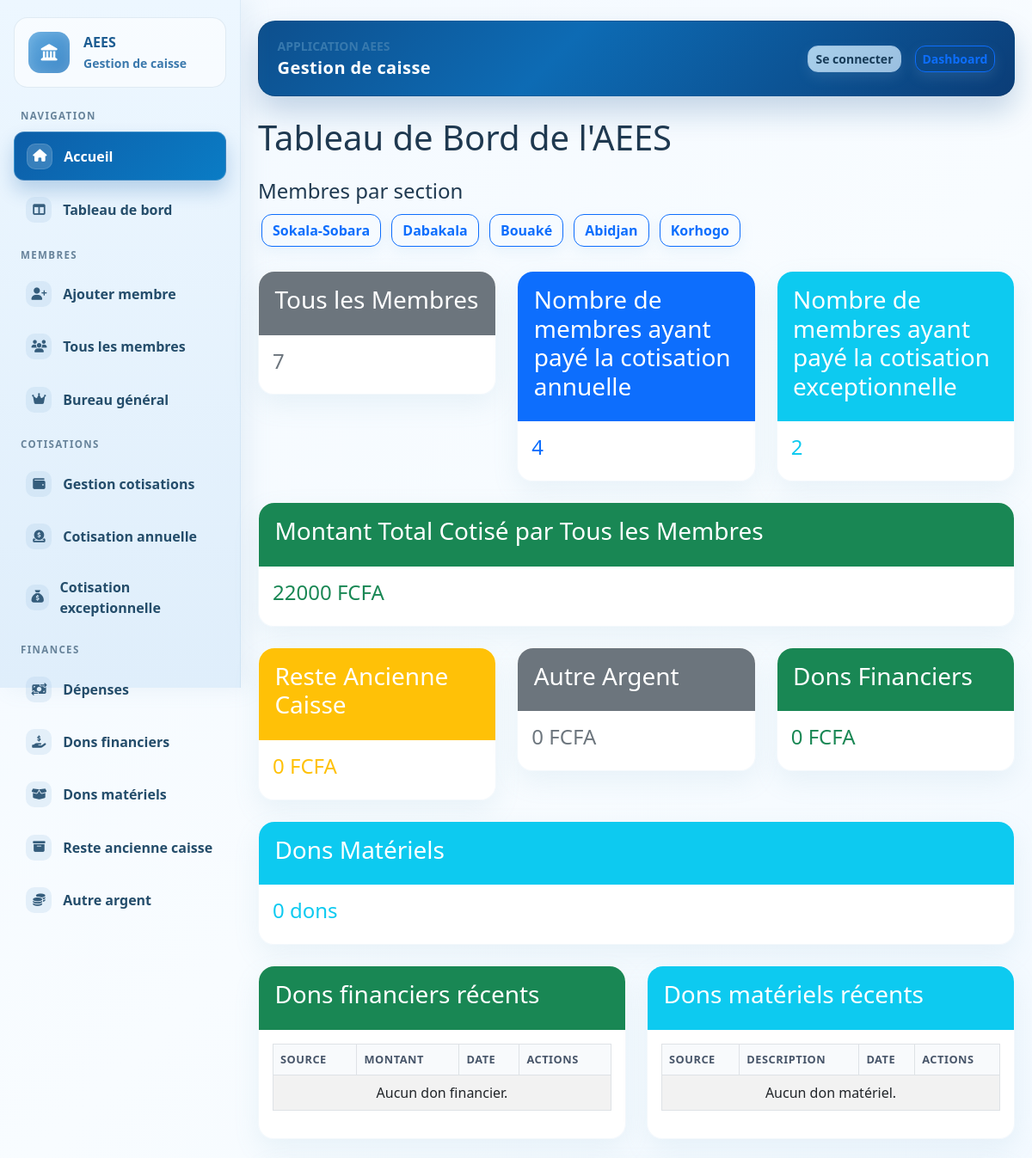
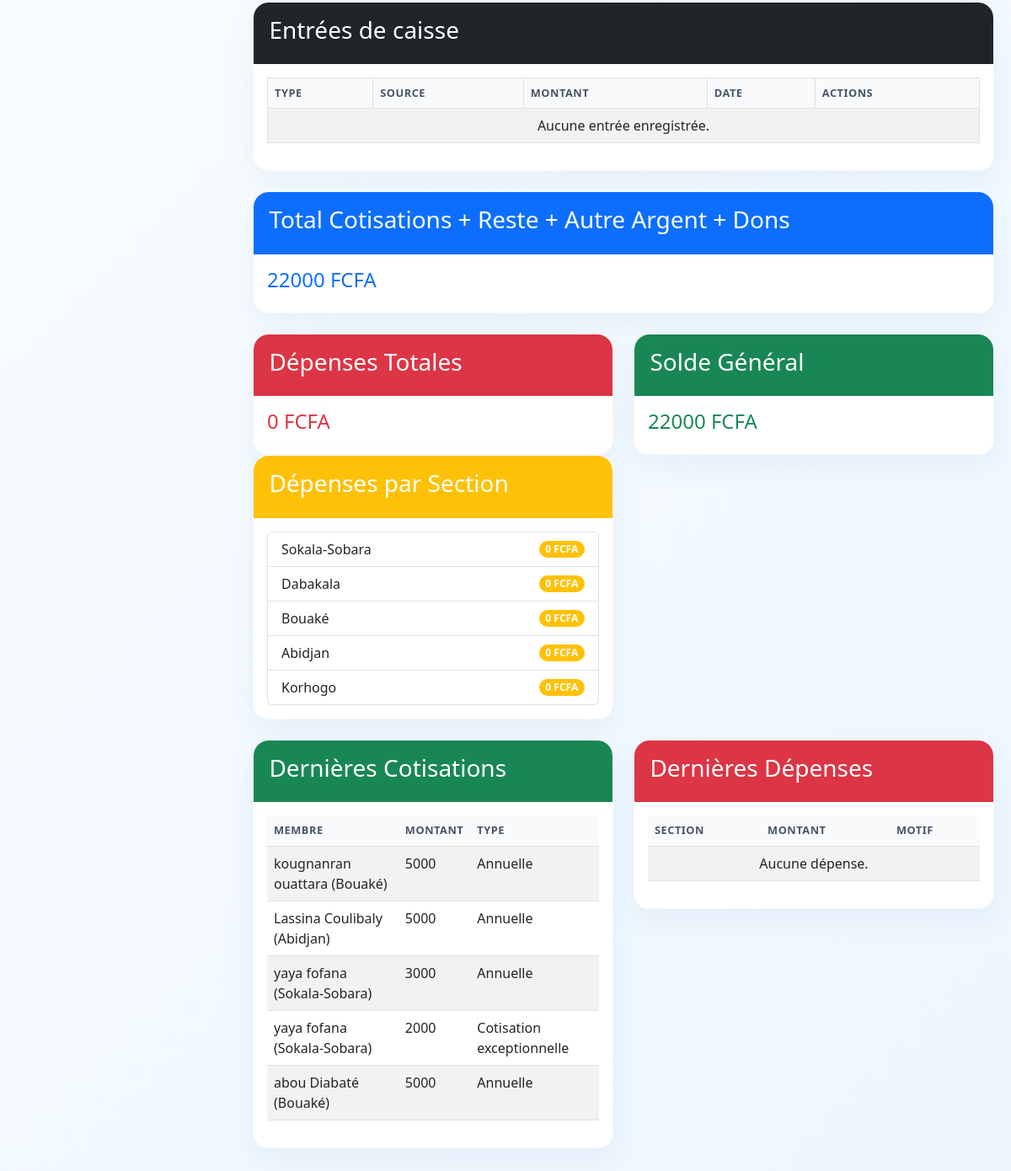
The page /dashboard/ on the database as committed earlier (2 pictures, top to bottom).
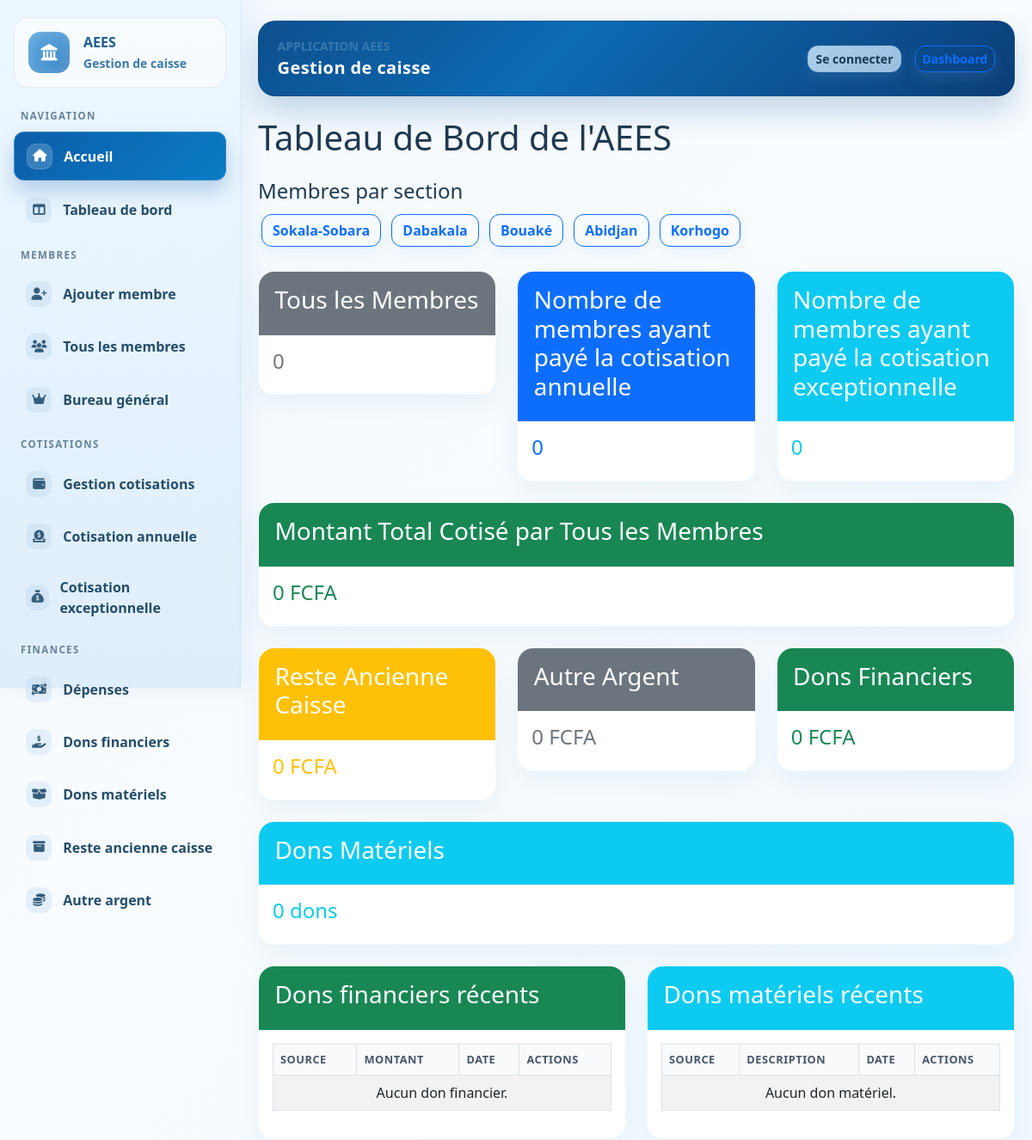
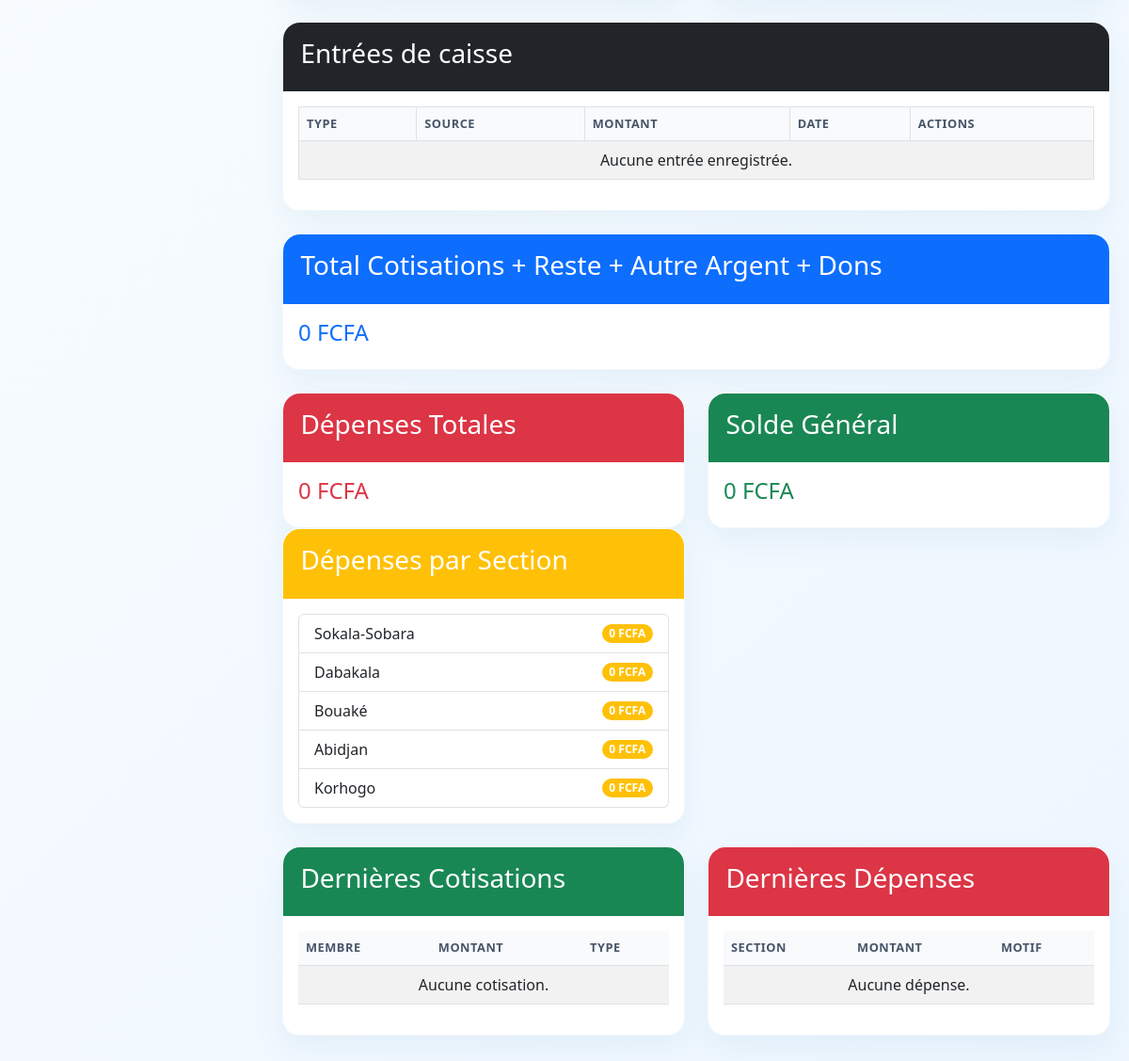
The same page on the database as committed later (2 pictures, top to bottom).
### caisse/models.py (models this page shows, shortened)
class Section(models.Model):
    nom = models.CharField(max_length=100, unique=True)
    class Meta:
        verbose_name = 'section'
        verbose_name_plural = 'sections'

class Cotisation(models.Model):
    TYPE_CHOICES = [
        ('ANNUELLE', 'Annuelle'),
        ('BOOSTER', 'Cotisation exceptionnelle'),
    ]
    membre = models.ForeignKey(Membre, on_delete=models.CASCADE)
    montant = models.DecimalField(max_digits=10, decimal_places=2)
    type = models.CharField(max_length=8, choices=TYPE_CHOICES)
    date = models.DateTimeField(auto_now_add=True)
    class Meta:
        verbose_name = 'cotisation'
        verbose_name_plural = 'cotisations'
        indexes = [
            models.Index(fields=['membre']),
            models.Index(fields=['type']),
            models.Index(fields=['date']),
        ]

class Membre(models.Model):
    nom = models.CharField(max_length=100)
    prenom = models.CharField(max_length=100)
    numero_telephone = models.CharField(max_length=20, blank=True)
    niveau_etude = models.CharField(max_length=100, blank=True)
    poste_section = models.CharField(max_length=100, blank=True)
    poste_bureau_general = models.CharField(max_length=100, blank=True)
    section = models.ForeignKey(Section, on_delete=models.CASCADE)
    est_membre_bureau_general = models.BooleanField(default=False)
    def __str__(self):
        return f"{self.prenom} {self.nom} ({self.section.nom})"
    class Meta:
        verbose_name = 'membre'
        verbose_name_plural = 'membres'
        indexes = [
            models.Index(fields=['nom', 'prenom']),
            models.Index(fields=['section']),
            models.Index(fields=['est_membre_bureau_general']),
        ]

### caisse/views.py (the view, shortened to what this page needs)
# urls.py: path('dashboard/', views.dashboard, name='dashboard'),
def dashboard(request):
    ensure_default_sections()
    cotisations_par_section = {}
    depenses_par_section = {}
    for section in Section.objects.all():
        cotisations = Cotisation.objects.filter(membre__section=section).aggregate(sum=Sum('montant'))['sum'] or 0
        depenses = Depense.objects.filter(section=section).aggregate(sum=Sum('montant'))['sum'] or 0
        cotisations_par_section[section.nom] = cotisations
        depenses_par_section[section.nom] = depenses
    total_cotisations = Cotisation.objects.aggregate(sum=Sum('montant'))['sum'] or 0
    total_depenses = Depense.objects.aggregate(sum=Sum('montant'))['sum'] or 0
    total_dons_financiers = DonFinancier.objects.aggregate(sum=Sum('montant'))['sum'] or 0
    total_reste_ancienne_caisse = ResteAncienneCaisse.objects.aggregate(sum=Sum('montant'))['sum'] or 0
    total_autre_argent = AutreArgent.objects.aggregate(sum=Sum('montant'))['sum'] or 0
    solde_general = total_cotisations + total_dons_financiers + total_reste_ancienne_caisse + total_autre_argent - total_depenses
    total_entrees = total_cotisations + total_reste_ancienne_caisse + total_autre_argent + total_dons_financiers
    total_dons_materiels = DonMateriel.objects.count()
    total_membres = Membre.objects.count()
    membres_payeurs_annuelle = Cotisation.objects.filter(type='ANNUELLE').values('membre').distinct().count()
    membres_payeurs_autre = Cotisation.objects.filter(type='BOOSTER').values('membre').distinct().count()
    toutes_cotisations = Cotisation.objects.all()
    toutes_depenses = Depense.objects.all()
    dons_financiers_recents = DonFinancier.objects.order_by('-date')[:10]
    dons_materiels_recents = DonMateriel.objects.order_by('-date')[:10]
    entrees_dashboard = []
    entrees_dashboard.sort(key=lambda item: item['date'], reverse=True)
    sections = Section.objects.all()
    return render(request, 'caisse/dashboard.html', {
        'sections': sections,
        'cotisations_par_section': cotisations_par_section,
        'depenses_par_section': depenses_par_section,
        'total_depenses': total_depenses,
        'total_cotisations': total_cotisations,
        'total_dons_financiers': total_dons_financiers,
        'total_reste_ancienne_caisse': total_reste_ancienne_caisse,
        'total_autre_argent': total_autre_argent,
        'solde_general': solde_general,
        'total_entrees': total_entrees,
        'total_dons_materiels': total_dons_materiels,
        'total_membres': total_membres,
        'membres_payeurs_annuelle': membres_payeurs_annuelle,
        'membres_payeurs_autre': membres_payeurs_autre,
        'toutes_cotisations': toutes_cotisations,
        'toutes_depenses': toutes_depenses,
        'dons_financiers_recents': dons_financiers_recents,
        'dons_materiels_recents': dons_materiels_recents,
        'entrees_dashboard': entrees_dashboard,
    })

### caisse/views.py (called while the page is built)
def ensure_default_sections():
    for bad_name, good_name in DEFAULT_SECTION_NAME_REPAIRS.items():
        Section.objects.filter(nom=bad_name).update(nom=good_name)
    if Section.objects.count() == 0:
        for nom in DEFAULT_AEES_SECTIONS:
            Section.objects.get_or_create(nom=nom)

### caisse/templates/caisse/dashboard.html (shortened to what the changed rows need)
{% extends 'caisse/base.html' %}
{% block content %}
<h1 class="mb-4">Tableau de Bord de l'AEES</h1>
<div class="mb-4">
<div class="mt-2">
    {% for section in sections %}
        <a href="{% url 'caisse:membre_list' %}?section={{ section.id }}"
           class="btn btn-outline-primary m-1">
            {{ section.nom }}
        </a>
    {% empty %}
        <p>Aucune section disponible.</p>
    {% endfor %}
</div>
<div class="row mt-4">
    <div class="col-md-4">
        <div class="card">
            <div class="card-body">
                <h4 class="text-secondary">{{ total_membres }}</h4>
            </div>
        </div>
    </div>
    <div class="col-md-4">
        <div class="card">
            <div class="card-body">
                <h4 class="text-primary">{{ membres_payeurs_annuelle }}</h4>
            </div>
        </div>
    </div>
    <div class="col-md-4">
        <div class="card">
            <div class="card-body">
                <h4 class="text-info">{{ membres_payeurs_autre }}</h4>
            </div>
        </div>
    </div>
</div>
<div class="row mt-4">
    <div class="col-md-12">
        <div class="card">
            <div class="card-body">
                <h4 class="text-success">{{ total_cotisations|floatformat:0 }} FCFA</h4>
            </div>
        </div>
    </div>
</div>
<div class="row mt-4">
    <div class="col-md-6">
        <div class="card">
            <div class="card-body">
                <div class="table-responsive">
                    <table class="table table-striped table-bordered">
                        <thead>
                            <tr>
                                <th>Source</th>
                                <th>Montant</th>
                                <th>Date</th>
                                <th>Actions</th>
                            </tr>
                        </thead>
                    </table>
                </div>
            </div>
        </div>
    </div>
    <div class="col-md-6">
        <div class="card">
            <div class="card-body">
                <div class="table-responsive">
                    <table class="table table-striped table-bordered">
                        <thead>
                            <tr>
                                <th>Source</th>
                                <th>Description</th>
                                <th>Date</th>
                                <th>Actions</th>
                            </tr>
                        </thead>
                    </table>
                </div>
            </div>
        </div>
    </div>
</div>
<div class="row mt-4">
    <div class="col-md-12">
        <div class="card">
            <div class="card-body">
                <div class="table-responsive">
                    <table class="table table-striped table-bordered">
                        <thead>
                            <tr>
                                <th>Type</th>
                                <th>Source</th>
                                <th>Montant</th>
                                <th>Date</th>
                                <th>Actions</th>
                            </tr>
                        </thead>
                    </table>
                </div>
            </div>
        </div>
    </div>
</div>
<div class="row mt-4">
    <div class="col-md-12">
        <div class="card">
            <div class="card-body">
                <h4 class="text-primary">{{ total_entrees|floatformat:0 }} FCFA</h4>
            </div>
        </div>
    </div>
</div>
<div class="row mt-4">
    <div class="col-md-6">
        <div class="card">
            <div class="card-body">
                <h4 class="text-success">{{ solde_general|floatformat:0 }} FCFA</h4>
</div>
        </div>
    </div>
    <div class="col-md-6">
        <div class="card">
            <div class="card-body">
                <ul class="list-group">
                    {% for section, montant in depenses_par_section.items %}
                    <li class="list-group-item d-flex justify-content-between align-items-center">
                        {{ section }}
                        <span class="badge bg-warning rounded-pill">{{ montant|floatformat:0 }} FCFA</span>
                    </li>
                    {% endfor %}
                </ul>
            </div>
        </div>
    </div>
</div>
<div class="row mt-4">
    <div class="col-md-6">
        <div class="card">
            <div class="card-body">
                <div class="table-responsive">
                    <table class="table table-striped">
                        <thead>
                            <tr>
                                <th>Membre</th>
                                <th>Montant</th>
                                <th>Type</th>
                            </tr>
                        </thead>
                        <tbody>
                            {% for cotisation in toutes_cotisations|slice:":5" %}
                            <tr>
                                <td>{{ cotisation.membre }}</td>
                                <td>{{ cotisation.montant|floatformat:0 }}</td>
                                <td>{{ cotisation.get_type_display }}</td>
                            </tr>
                            {% empty %}
                            <tr><td colspan="3" class="text-center">Aucune cotisation.</td></tr>
                            {% endfor %}
                        </tbody>
                    </table>
                </div>
            </div>
        </div>
    </div>
    <div class="col-md-6">
        <div class="card">
            <div class="card-body">
                <div class="table-responsive">
                    <table class="table table-striped">
                        <thead>
                            <tr>
                                <th>Section</th>
                                <th>Montant</th>
                                <th>Motif</th>
                            </tr>
                        </thead>
                    </table>
                </div>
            </div>
        </div>
    </div>
</div>
{% endblock %}

Rows that differ between the two databases and show on the page:
removed Cotisation: membre "kougnanran ouattara (Bouaké)", montant "5000", type "Annuelle"
removed Cotisation: membre "Lassina Coulibaly (Abidjan)", montant "5000", type "Annuelle"
removed Cotisation: membre "yaya fofana (Sokala-Sobara)", montant "3000", type "Annuelle"
removed Cotisation: membre "yaya fofana (Sokala-Sobara)", montant "2000", type "Cotisation exceptionnelle"
removed Cotisation: membre "abou Diabaté (Bouaké)", montant "5000", type "Annuelle"
Other text that changed with them:
{{ total_membres }}: "7" → "0"
{{ membres_payeurs_annuelle }}: "4" → "0"
{{ membres_payeurs_autre }}: "2" → "0"
{{ total_cotisations|floatformat:0 }}: "22000" → "0"
{{ total_entrees|floatformat:0 }}: "22000" → "0"
{{ solde_general|floatformat:0 }}: "22000" → "0"
text now shown: "Aucune cotisation."
